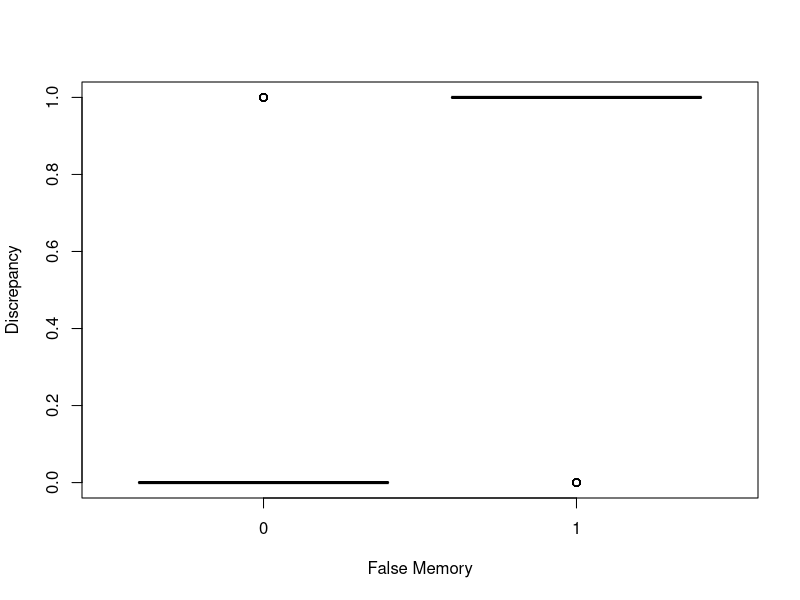
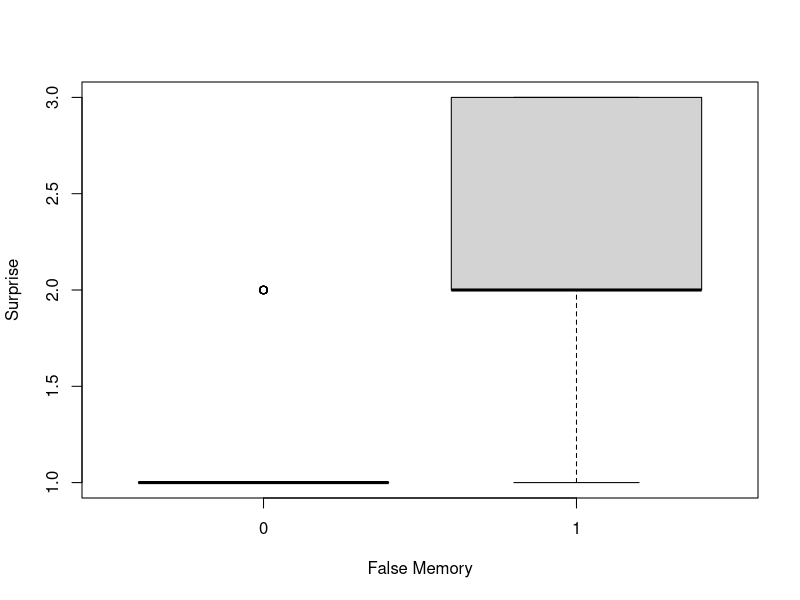
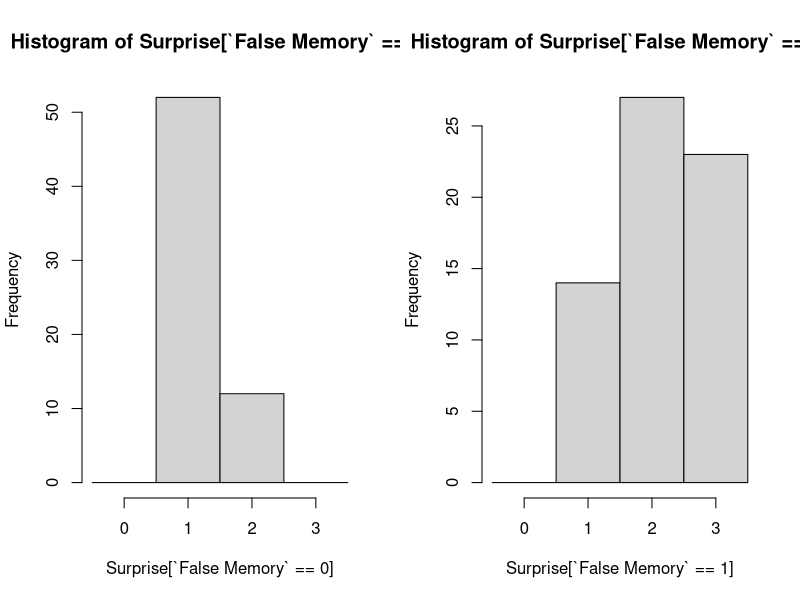
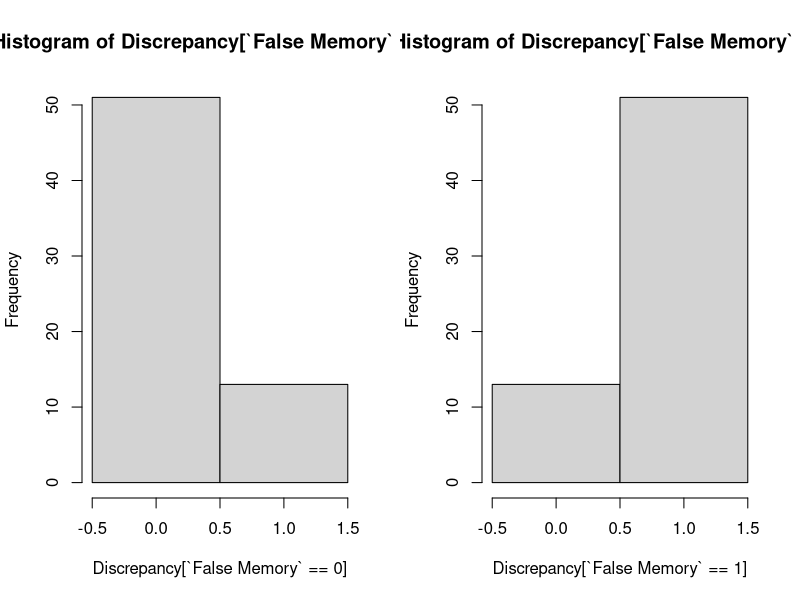

Generate these figures, in order, with R:
install.packages("psych")
library(psych)
library(readxl)

remove(Beispiel)
Beispiel <- read_excel("Beispiel.xlsx")

attach(Beispiel)

describeBy(Discrepancy, `False Memory`)
describeBy(Surprise, `False Memory`)

boxplot(Discrepancy ~ `False Memory`, Beispiel)
boxplot(Surprise ~ `False Memory`, Beispiel)

wilcox.test(Discrepancy ~ `False Memory`, Beispiel, exact=FALSE, conf.int=TRUE)
wilcox.test(Surprise ~ `False Memory`, Beispiel, exact=FALSE, conf.int=TRUE)

par(mfrow=c(1,2))
intervals <- seq(-0.5, 3.5)
hist(Surprise[`False Memory` == 0], breaks=intervals)
hist(Surprise[`False Memory` == 1], breaks=intervals)

intervals <- seq(-0.5, 1.5)
hist(Discrepancy[`False Memory` == 0], breaks=intervals)
hist(Discrepancy[`False Memory` == 1], breaks=intervals)

par(mfrow=c(1,1))
